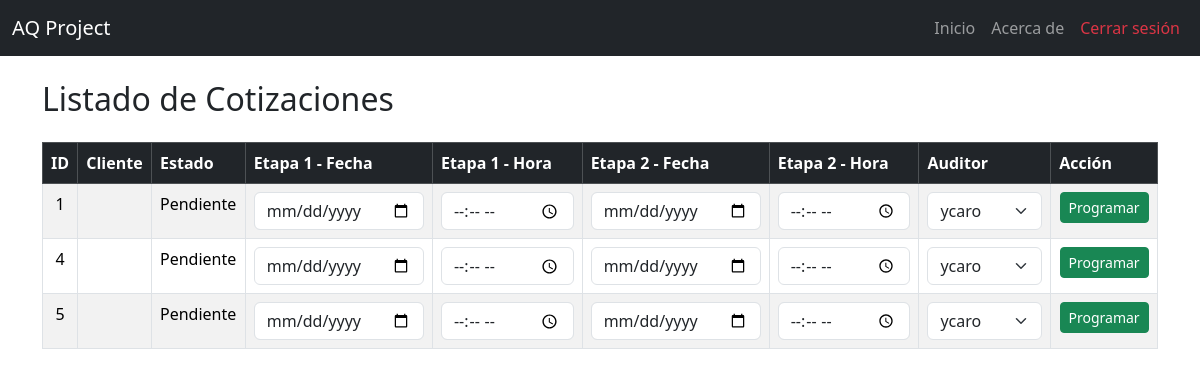
Before: /programacion/cotizaciones/ (signed in) with the older database file.
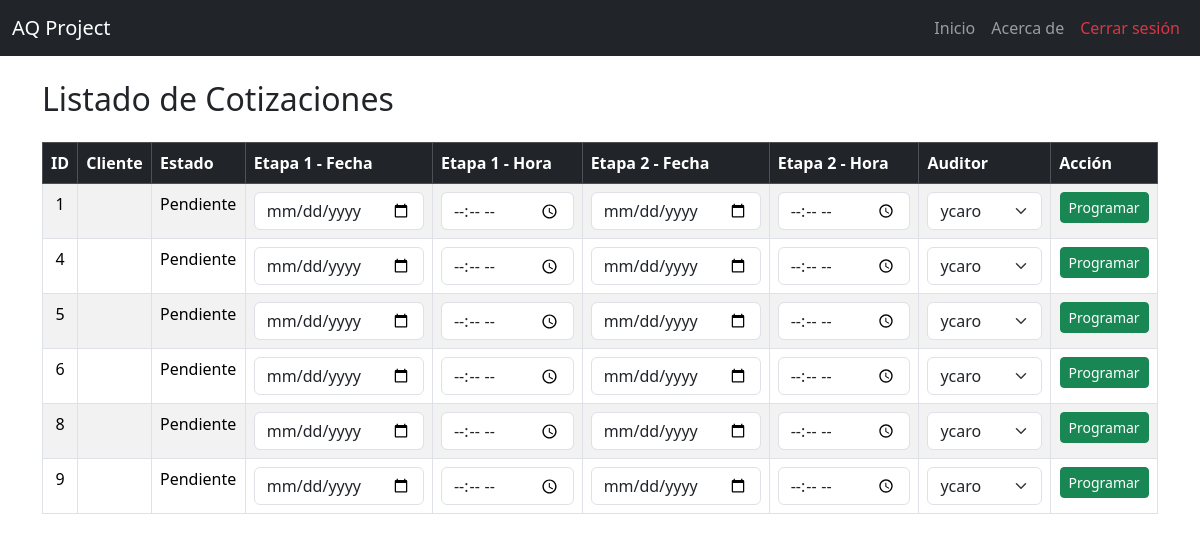
After: the same page with the newer database file.
### cotizaciones/models.py (models this page shows, shortened)
class Cotizacion(models.Model):
    solicitud = models.ForeignKey(Solicitud, on_delete=models.CASCADE, related_name="cotizaciones")
    numero_servicio = models.CharField(max_length=10, unique=True, help_text="Formato: XXXX-X")
    fecha_cotizacion = models.DateField(null=True, blank=True)
    tipo_servicio = models.ManyToManyField("TipoServicio")
    dias_auditoria_etapa_1 = models.DecimalField(max_digits=3, decimal_places=1, null=True, blank=True)
    dias_auditoria_etapa_2 = models.DecimalField(max_digits=3, decimal_places=1, null=True, blank=True)
    precio_neto = models.DecimalField(max_digits=10, decimal_places=2, help_text="Valor sin IVA")
    precio_iva = models.DecimalField(max_digits=10, decimal_places=2, default=Decimal("0.00"), help_text="IVA (19%)")
    precio_total = models.DecimalField(max_digits=10, decimal_places=2, default=Decimal("0.00"), help_text="Total con IVA")
    ESTADO_CHOICES = [
        ('Pendiente', 'Pendiente'),
        ('Aprobada', 'Aprobada'),
        ('Rechazada', 'Rechazada'),
        ('Programada', 'Programada'),
    ]
    estado = models.CharField(max_length=20, choices=ESTADO_CHOICES, default='Pendiente')

### programacion/views.py (the view, shortened to what this page needs)
# urls.py: path("cotizaciones/", listado_cotizaciones, name="listado_cotizaciones"),
@login_required
def listado_cotizaciones(request):
    cotizaciones = Cotizacion.objects.filter(estado="Pendiente")
    usuarios = User.objects.all()
    return render(request, "programacion/listado.html", {"cotizaciones": cotizaciones, "usuarios": usuarios})

### programacion/templates/programacion/listado.html (shortened to what this page needs)
{% extends 'layouts/base.html' %}
{% block content %}
<h2 class="my-4">Listado de Cotizaciones</h2>
<table class="table table-striped table-bordered">
    <thead class="table-dark">
        <tr>
            <th>ID</th>
            <th>Cliente</th>
            <th>Estado</th>
            <th>Etapa 1 - Fecha</th>
            <th>Etapa 1 - Hora</th>
            <th>Etapa 2 - Fecha</th>
            <th>Etapa 2 - Hora</th>
            <th>Auditor</th>
            <th>Acción</th>
        </tr>
    </thead>
    <tbody>
        {% for cotizacion in cotizaciones %}
        <tr>
            <td class="text-center">{{ cotizacion.id }}</td>
            <td>{{ cotizacion.cliente }}</td>
            <td>{{ cotizacion.estado }}</td>
            <form method="post">
                <td>
                    {% if cotizacion.estado == 'Pendiente' %}
                        <input type="date" name="fecha_etapa_1" class="form-control" required>
                    {% else %}
                        {{ cotizacion.programacion.fecha_etapa_1|default:"No asignada" }}
                    {% endif %}
                </td>
                <td>
                    {% if cotizacion.estado == 'Pendiente' %}
                        <input type="time" name="hora_etapa_1" class="form-control" required>
                    {% else %}
                        {{ cotizacion.programacion.hora_etapa_1|default:"No asignada" }}
                    {% endif %}
                </td>
                <td>
                    {% if cotizacion.estado == 'Pendiente' %}
                        <input type="date" name="fecha_etapa_2" class="form-control">
                    {% else %}
                        {{ cotizacion.programacion.fecha_etapa_2|default:"No asignada" }}
                    {% endif %}
                </td>
                <td>
                    {% if cotizacion.estado == 'Pendiente' %}
                        <input type="time" name="hora_etapa_2" class="form-control">
                    {% else %}
                        {{ cotizacion.programacion.hora_etapa_2|default:"No asignada" }}
                    {% endif %}
                </td>
                <td>
                    {% if cotizacion.estado == 'Pendiente' %}
                        <select name="auditor" class="form-select" required>
                            {% for usuario in usuarios %}
                                <option value="{{ usuario.id }}">{{ usuario.username }}</option>
                            {% endfor %}
                        </select>
                    {% else %}
                        {{ cotizacion.programacion.auditor.username|default:"No asignado" }}
                    {% endif %}
                </td>
                <td class="text-center">
                    {% if cotizacion.estado == 'Pendiente' %}
                        <button type="submit" class="btn btn-sm btn-success">Programar</button>
                    {% endif %}
                </td>
            </form>
        </tr>
        {% empty %}
        <tr>
            <td colspan="9" class="text-center">No hay cotizaciones pendientes.</td>
        </tr>
        {% endfor %}
    </tbody>
</table>
{% endblock %}

Changed rows visible on the page:
added Cotizacion: id "6", estado "Pendiente", shows "Programar"
added Cotizacion: id "8", estado "Pendiente", shows "Programar"
added Cotizacion: id "9", estado "Pendiente", shows "Programar"
